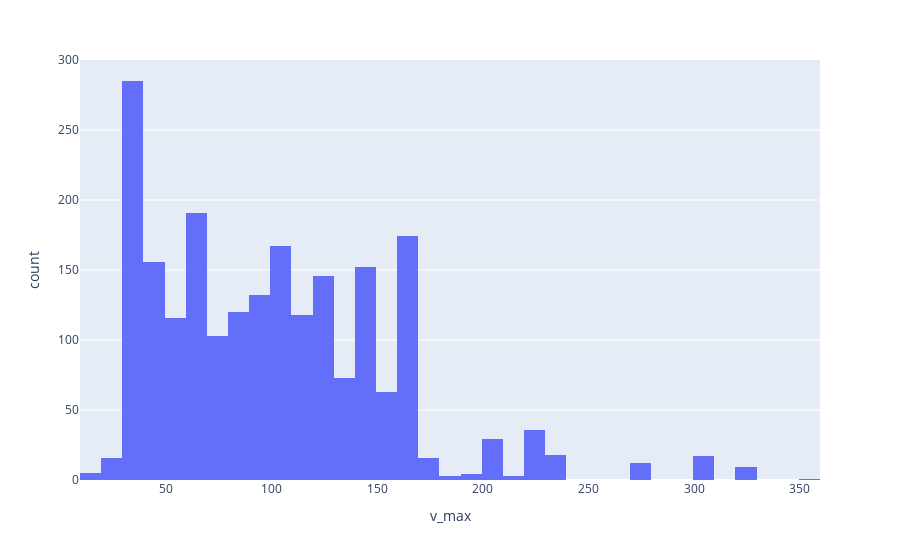

Notebook source saved alongside this figure:
### Markdown cell above
## Bonus: Histogramme générique

### Code cell
def generate_histogram(speeds_df):
    fig = px.histogram(speeds_df, x="v_max", nbins=50)
    return fig

generate_histogram(speeds_processed)

### Figure 1 — Plotly figure (JSON) as saved in the notebook; plotly's stock layout.template omitted (floating-point values rounded to 4 significant figures; data arrays with more than 128 entries replaced by an {"elided": "..."} marker saying what was removed)
{"data": [{"alignmentgroup": "True", "bingroup": "x", "hovertemplate": "v_max=%{x}<br>count=%{y}<extra></extra>", "legendgroup": "", "marker": {"color": "#636efa", "pattern": {"shape": ""}}, "name": "", "nbinsx": 50, "offsetgroup": "", "orientation": "v", "showlegend": false, "type": "histogram", "x": {"elided": "2165 int values"}, "xaxis": "x", "yaxis": "y"}], "layout": {"barmode": "relative", "legend": {"tracegroupgap": 0}, "margin": {"t": 60}, "xaxis": {"anchor": "y", "domain": [0, 1], "title": {"text": "v_max"}}, "yaxis": {"anchor": "x", "domain": [0, 1], "title": {"text": "count"}}}}
